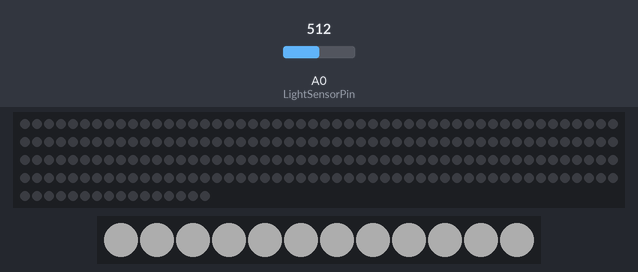
The sketch below on a simulated ESP8266 (NodeMCU). Shown: 216 RGB LEDs in strip order, left to right, continuing on the next row, 12 RGB LEDs in strip order, left to right. Inputs (shaded band) come from the test bench; at power-on: A0 (LightSensorPin) = 512. Dim RGB values are drawn brighter than linear; WiFi joins after 1.5 s; servers stay silent unless stated; the strip is taken to match the declared colour order; network time is answered at once with the bench clock; the local clock reads 2024-03-15 10:24:30 at power-on unless the sketch sets it; what the sketch prints to the serial monitor is not drawn.

Above: at 2.6 s.
At 91.8 s:
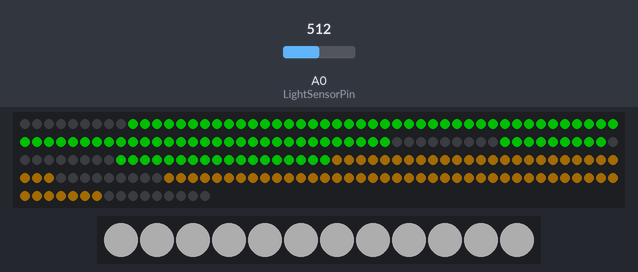

The sketch:

Shelf_Edge_Clock_With_ESP_V1.ino
```cpp
/*
   All thanks to DIY-Machines for allowing me to fork his work.
   This project is implemented using DIY-Machines's DigitalClockSmartShelving
   Can find his code on https://github.com/DIY-Machines/DigitalClockSmartShelving

   This is developed by SAMEER TUTEJA and if required to modify it, please contact beforehand.
   https://github.com/sam-tj

   This is tested for NODEMCU 1.0
   For any suggestions please contact me using GITHUB.
*/

#include <Adafruit_NeoPixel.h>
#include <NTPClient.h>
#include <ESP8266WiFi.h>
#include <WiFiUdp.h>

const char *ssid     = "<SSID>";            //SSID for WIFI
const char *password = "<PASSWORD>";        //Password for WIFI

unsigned int timezoneSign = +1;             //Sign before your time zone use with 1 ie "+1" / "-1"
int timezoneHR = 5;                         //hours more than GMT
int timezoneMIN = 30;                       //mins more than GMT

WiFiUDP ntpUDP;
NTPClient timeClient(ntpUDP);

int TimeVal[3];

// Connection of Light Sensor to
#define LightSensorPin  A0

//Connection of NeoPixel LED to pins
#define LEDCLOCK_PIN  D6
#define LEDDOWNLIGHT_PIN  D5

// Number of NeoPixels are attached
#define LEDCLOCK_COUNT 216
#define LEDDOWNLIGHT_COUNT 12

//(red * 65536) + (green * 256) + blue ->for 32-bit merged colour value so 16777215 equals white
int clockMinuteColour = 51200; //1677
int clockHourColour = 140000000; //7712

int clockFaceBrightness = 0;

// Declare our NeoPixel objects:
Adafruit_NeoPixel stripClock(LEDCLOCK_COUNT, LEDCLOCK_PIN, NEO_RGB + NEO_KHZ800);
Adafruit_NeoPixel stripDownlighter(LEDDOWNLIGHT_COUNT, LEDDOWNLIGHT_PIN, NEO_GRB + NEO_KHZ800);

//  Argument 1 = Number of pixels in NeoPixel strip
//  Argument 2 = NodeMCU pin number
//  Argument 3 = Pixel type flags, add together as needed:
//   NEO_KHZ800  800 KHz bitstream (most NeoPixel products w/WS2812 LEDs)
//   NEO_KHZ400  400 KHz (classic 'v1' (not v2) FLORA pixels, WS2811 drivers)
//   NEO_GRB     Pixels are wired for GRB bitstream (most NeoPixel products)
//   NEO_RGB     Pixels are wired for RGB bitstream (v1 FLORA pixels, not v2)
//   NEO_RGBW    Pixels are wired for RGBW bitstream (NeoPixel RGBW products)


// Smoothing of the readings from the light sensor so it is not too twitchy
const int numReadings = 12;

int readings[numReadings];        // the readings from the analog input
int readIndex = 0;                // the index of the current reading
long total = 0;                   // the running total
long average = 0;                 // the average


void setup() {
  Serial.begin(115200);

  WiFi.begin(ssid, password);

  while ( WiFi.status() != WL_CONNECTED ) {
    delay ( 500 );
    Serial.print ( "." );
  }
  unsigned int timezone = (((timezoneHR * 60) + timezoneMIN) * 60) * timezoneSign;
  timeClient.begin();
  timeClient.setTimeOffset(timezone);

  stripClock.begin();             // INITIALIZE NeoPixel stripClock object (REQUIRED)
  stripClock.show();              // Turn OFF all pixels ASAP
  stripClock.setBrightness(100);  // Set inital BRIGHTNESS (max = 255)


  stripDownlighter.begin();           // INITIALIZE NeoPixel stripClock object (REQUIRED)
  stripDownlighter.show();            // Turn OFF all pixels ASAP
  stripDownlighter.setBrightness(50); // Set BRIGHTNESS (max = 255)

  //smoothing
  // initialize all the readings to 0:
  for (int thisReading = 0; thisReading < numReadings; thisReading++) {
    readings[thisReading] = 0;
  }

}

void loop() {

  readTime();        //display time is directly called when seconds equals "00"

  //additional delay if required can be given but would cause display issues if seconds value is not received correctly from net
  //can check if loop in readTime() line  #157

  delay(1000);

  //Record a reading from the light sensor and add it to the array
  readings[readIndex] = analogRead(LightSensorPin); //get an average light level from previouse set of samples
  Serial.print("Light sensor value added to array = ");
  Serial.println(readings[readIndex]);
  readIndex = readIndex + 1; // advance to the next position in the array:

  // if we're at the end of the array move the index back around...
  if (readIndex >= numReadings) {
    // ...wrap around to the beginning:
    readIndex = 0;
  }

  //now work out the sum of all the values in the array
  int sumBrightness = 0;
  for (int i = 0; i < numReadings; i++)
  {
    sumBrightness += readings[i];
  }
  Serial.print("Sum of the brightness array = ");
  Serial.println(sumBrightness);

  // and calculate the average:
  int lightSensorValue = sumBrightness / numReadings;
  Serial.print("Average light sensor value = ");
  Serial.println(lightSensorValue);


  //set the brightness based on ambiant light levels
  clockFaceBrightness = map(lightSensorValue, 50, 1000, 200, 1);
  stripClock.setBrightness(clockFaceBrightness); // Set brightness value of the LEDs
  Serial.print("Mapped brightness value = ");
  Serial.println(clockFaceBrightness);

  stripClock.show();

  //(red * 65536) + (green * 256) + blue ->for 32-bit merged colour value so 16777215 equals white
  stripDownlighter.fill(16777215, 0, LEDDOWNLIGHT_COUNT);
  stripDownlighter.show();

}

/*
   This funciton read time from NTP server using the GMT time provided at top.
   This then prints time on Serial Monitor for every second as (HH :: MM :: SS)
*/

void readTime() {

  Serial.println("");
  timeClient.update();
  String TimSplit = timeClient.getFormattedTime();
  int siz = TimSplit.length() + 1;
  char TimArray [siz + 1];
  TimSplit.toCharArray(TimArray, siz);
  char *token = strtok(TimArray, ":");
  int i = 0;
  while (token != NULL)
  {
    TimeVal[i] = atoi (token);
    token = strtok(NULL, ":");
    i++;
  }
  for (i = 0; i < 3; i++)
  {
    Serial.print(TimeVal[i]);
    Serial.print(" :: ");
  }
  if (TimeVal[2] <= 10)        // for latency issues seconds displayTime will be called for any value less than 10
    displayTime();
}

void displayTime() {

  stripClock.clear(); //clear the clock face

  int firstMinuteDigit = TimeVal[1] % 10;           //FIRST digit to display on clock (ie 4 from 10:34 (HH:MM))
  displayNumber(firstMinuteDigit, 0, clockMinuteColour);

  int secondMinuteDigit = floor(TimeVal[1] / 10);   //SECOND digit to display on clock (ie 3 from 10:34 (HH:MM))
  displayNumber(secondMinuteDigit, 63, clockMinuteColour);

  int firstHourDigit = TimeVal[0];                  //THIRD digit to display on clock (ie 0 from 10:34 (HH:MM))
  if (firstHourDigit > 12) {
    firstHourDigit = firstHourDigit - 12;
  }
  firstHourDigit = firstHourDigit % 10;
  displayNumber(firstHourDigit, 126, clockHourColour);

  int secondHourDigit = TimeVal[0];                 //FOURTH digit to display on clock (ie 1 from 10:34 (HH:MM))
  if (secondHourDigit > 12) {
    secondHourDigit = secondHourDigit - 12;
  }
  if (secondHourDigit > 9) {
    stripClock.fill(clockHourColour, 189, 18);
  }

}

void displayNumber(int digitToDisplay, int offsetBy, int colourToUse) {

  switch (digitToDisplay) {
    case 0:
      digitZero(offsetBy, colourToUse);
      break;
    case 1:
      digitOne(offsetBy, colourToUse);
      break;
    case 2:
      digitTwo(offsetBy, colourToUse);
      break;
    case 3:
      digitThree(offsetBy, colourToUse);
      break;
    case 4:
      digitFour(offsetBy, colourToUse);
      break;
    case 5:
      digitFive(offsetBy, colourToUse);
      break;
    case 6:
      digitSix(offsetBy, colourToUse);
      break;
    case 7:
      digitSeven(offsetBy, colourToUse);
      break;
    case 8:
      digitEight(offsetBy, colourToUse);
      break;
    case 9:
      digitNine(offsetBy, colourToUse);
      break;
    default:
      break;
  }
}
```

Digits.ino
```cpp
void digitZero(int offset, int colour){
    stripClock.fill(colour, (0 + offset), 27);
    stripClock.fill(colour, (36 + offset), 27);
}

void digitOne(int offset, int colour){
    stripClock.fill(colour, (0 + offset), 9);
    stripClock.fill(colour, (36 + offset), 9);
}

void digitTwo(int offset, int colour){
    stripClock.fill(colour, (0 + offset), 18);
    stripClock.fill(colour, (27 + offset), 9);
    stripClock.fill(colour, (45 + offset), 18);
}

void digitThree(int offset, int colour){
    stripClock.fill(colour, (0 + offset), 18);
    stripClock.fill(colour, (27 + offset), 27);
}

void digitFour(int offset, int colour){
    stripClock.fill(colour, (0 + offset), 9);
    stripClock.fill(colour, (18 + offset), 27);
}

void digitFive(int offset, int colour){
    stripClock.fill(colour, (9 + offset), 45);
}

void digitSix(int offset, int colour){
    stripClock.fill(colour, (9 + offset), 54);
}

void digitSeven(int offset, int colour){
    stripClock.fill(colour, (0 + offset), 18);
    stripClock.fill(colour, (36 + offset), 9);
}

void digitEight(int offset, int colour){
    stripClock.fill(colour, (0 + offset), 63);
}

void digitNine(int offset, int colour){
    stripClock.fill(colour, (0 + offset), 45);
}
```

Measured:
- what the display in image 0 shows lasts 29.4 s, from 2.6 s to 32.0 s
